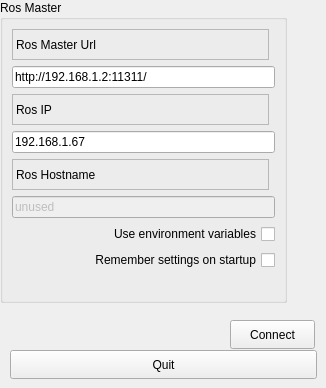
      <widget class="QWidget" name="tab_5">
       <attribute name="title">
        <string>CommandPanel</string>
       </attribute>
       <widget class="QPushButton" name="quit_button">
        <property name="geometry">
         <rect>
          <x>10</x>
          <y>350</y>
          <width>307</width>
          <height>29</height>
         </rect>
        </property>
        <property name="sizePolicy">
         <sizepolicy hsizetype="MinimumExpanding" vsizetype="Fixed">
          <horstretch>0</horstretch>
          <verstretch>0</verstretch>
         </sizepolicy>
        </property>
        <property name="text">
         <string>Quit</string>
        </property>
       </widget>
       <widget class="QPushButton" name="button_connect">
        <property name="enabled">
         <bool>true</bool>
        </property>
        <property name="geometry">
         <rect>
          <x>230</x>
          <y>320</y>
          <width>85</width>
          <height>29</height>
         </rect>
        </property>
        <property name="sizePolicy">
         <sizepolicy hsizetype="MinimumExpanding" vsizetype="Fixed">
          <horstretch>0</horstretch>
          <verstretch>0</verstretch>
         </sizepolicy>
        </property>
        <property name="toolTip">
         <string>Set the target to the current joint trajectory state.</string>
        </property>
        <property name="statusTip">
         <string>Clear all waypoints and set the target to the current joint trajectory state.</string>
        </property>
        <property name="text">
         <string>Connect</string>
        </property>
       </widget>
       <widget class="QGroupBox" name="groupBox">
        <property name="geometry">
         <rect>
          <x>0</x>
          <y>0</y>
          <width>287</width>
          <height>303</height>
         </rect>
        </property>
        <property name="title">
         <string>Ros Master</string>
        </property>
        <layout class="QGridLayout" name="gridLayout">
         <item row="0" column="0">
          <widget class="QLabel" name="label">
           <property name="frameShape">
            <enum>QFrame::StyledPanel</enum>
           </property>
           <property name="frameShadow">
            <enum>QFrame::Raised</enum>
           </property>
           <property name="text">
            <string>Ros Master Url</string>
           </property>
          </widget>
         </item>
         <item row="1" column="0" colspan="2">
          <widget class="QLineEdit" name="line_edit_master">
           <property name="text">
            <string>http://192.168.1.2:11311/</string>
           </property>
          </widget>
         </item>
         <item row="2" column="0">
          <widget class="QLabel" name="label_2">
           <property name="frameShape">
            <enum>QFrame::StyledPanel</enum>
           </property>
           <property name="frameShadow">
            <enum>QFrame::Raised</enum>
           </property>
           <property name="text">
            <string>Ros IP</string>
           </property>
          </widget>
         </item>
         <item row="3" column="0" colspan="2">
          <widget class="QLineEdit" name="line_edit_host">
           <property name="text">
            <string>192.168.1.67</string>
           </property>
          </widget>
         </item>
         <item row="4" column="0">
          <widget class="QLabel" name="label_3">
           <property name="frameShape">
            <enum>QFrame::StyledPanel</enum>
           </property>
           <property name="frameShadow">
            <enum>QFrame::Raised</enum>
           </property>
           <property name="text">
            <string>Ros Hostname</string>
           </property>
          </widget>
         </item>
         <item row="5" column="0" colspan="2">
          <widget class="QLineEdit" name="line_edit_topic">
           <property name="enabled">
            <bool>false</bool>
           </property>
           <property name="text">
            <string>unused</string>
           </property>
          </widget>
         </item>
         <item row="6" column="0" colspan="2">
          <widget class="QCheckBox" name="checkbox_use_environment">
           <property name="layoutDirection">
            <enum>Qt::RightToLeft</enum>
           </property>
           <property name="text">
            <string>Use environment variables</string>
           </property>
          </widget>
         </item>
         <item row="7" column="0" colspan="2">
          <widget class="QCheckBox" name="checkbox_remember_settings">
           <property name="layoutDirection">
            <enum>Qt::RightToLeft</enum>
           </property>
           <property name="text">
            <string>Remember settings on startup</string>
           </property>
          </widget>
         </item>
         <item row="8" column="0">
          <spacer name="horizontalSpacer">
           <property name="orientation">
            <enum>Qt::Horizontal</enum>
           </property>
           <property name="sizeHint" stdset="0">
            <size>
             <width>170</width>
             <height>21</height>
            </size>
           </property>
          </spacer>
         </item>
        </layout>
       </widget>
      </widget>
